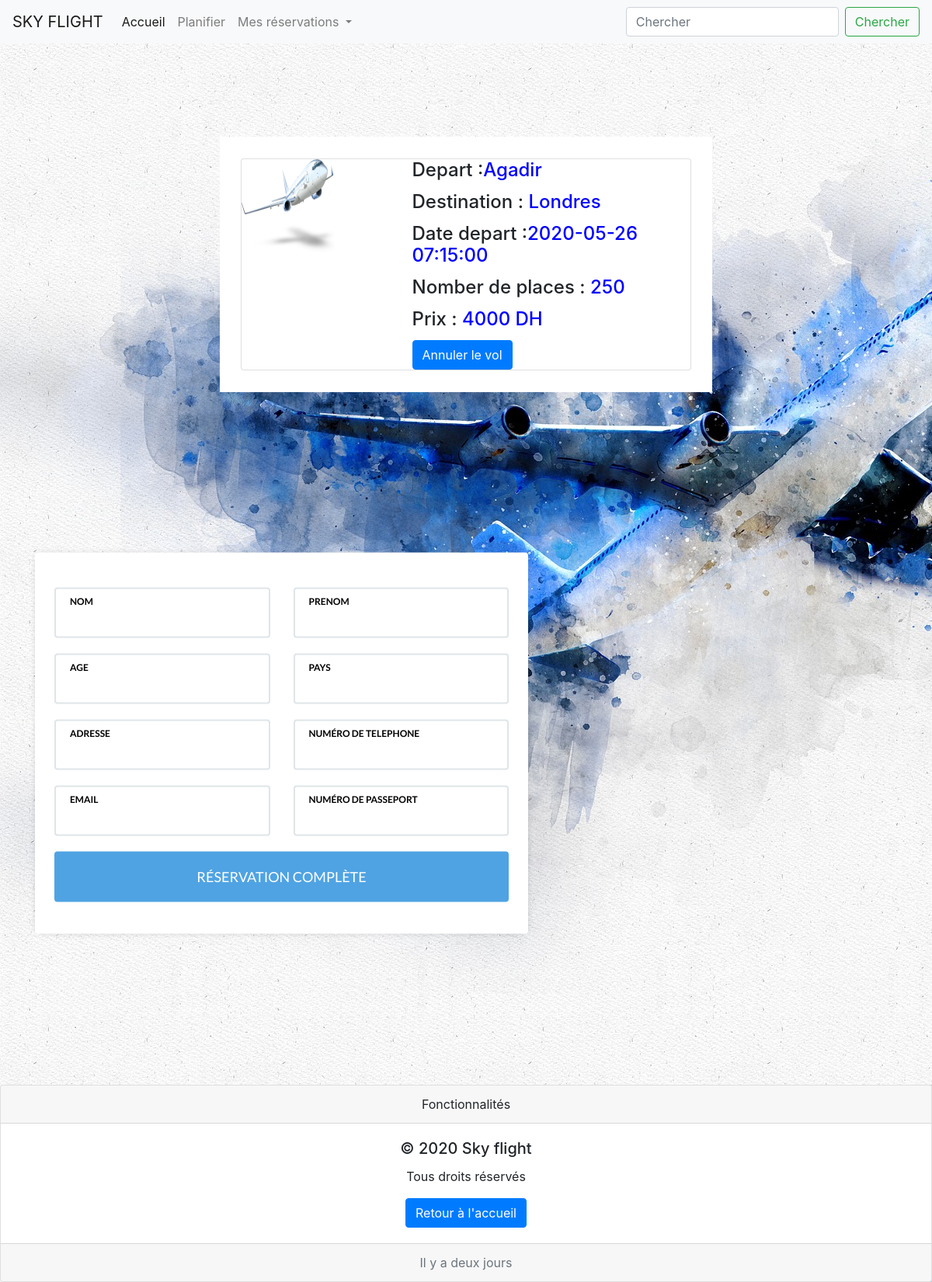
/reservation.php?id=3, run on the app's committed database.
### tables this page shows
CREATE TABLE IF NOT EXISTS `vols` (
  `id` int(11) NOT NULL AUTO_INCREMENT,
  `depart` varchar(254) DEFAULT NULL,
  `destination` varchar(254) DEFAULT NULL,
  `date_depart` timestamp NULL DEFAULT NULL,
  `num_place` int(11) DEFAULT NULL,
  `prix` int(11) DEFAULT NULL,
  PRIMARY KEY (`id`)
);

### reservation.php (the view, shortened to what this page needs)
<?php
include('dbconnection.php');
?>
<html lang="en">
<head>
	<link type="text/css" rel="stylesheet" href="css/style.css" />
	<link rel="stylesheet" href="https://stackpath.bootstrapcdn.com/bootstrap/4.4.1/css/bootstrap.min.css">
</head>
<body>
	<nav class="navbar navbar-expand-lg navbar-light bg-light">
		<a class="navbar-brand" href="#">SKY FLIGHT</a>
		<div class="collapse navbar-collapse" id="navbarSupportedContent">
			<ul class="navbar-nav mr-auto">
				<li class="nav-item active">
					<a class="nav-link" href="index.html">Accueil <span class="sr-only">(current)</span></a>
				</li>
				<li class="nav-item">
					<a class="nav-link" href="#">Planifier</a>
				</li>
				<li class="nav-item dropdown">
					<a class="nav-link dropdown-toggle" href="#" id="navbarDropdown" role="button" data-toggle="dropdown" aria-haspopup="true" aria-expanded="false">
						Mes réservations
					</a>
				</li>
			</ul>
			<form class="form-inline my-2 my-lg-0">
				<input class="form-control mr-sm-2" type="search" placeholder="Chercher" aria-label="Search">
				<button class="btn btn-outline-success my-2 my-sm-0" type="submit">Chercher</button>
			</form>
		</div>
	</nav>
	<div class="flex">
		<section class="t">
			<div class="container py-3">
				<div class="card">
					<div class="row ">
						<div class="col-md-4">
							<img class="plane" src="img/580b585b2edbce24c47b2d14.png" class="w-100">
						</div>
						<div class="col-md-8 px-3">
							<div class="card-block px-3">
								<?php
								$id = $_GET['id'];
								$query = "SELECT * FROM vols WHERE id=?";
								$stmt = $conn->prepare($query);
								$stmt->bind_param("i", $id);
								$stmt->execute();
								$result = $stmt->get_result();
								$row = $result->fetch_assoc();
								?>
								<h4 class="card-title">Depart :<span style="color:blue"><?= $row['depart']; ?></span></h4>
								<h4 class="card-title">Destination : <span style="color:blue"><?= $row['destination']; ?></span></h4>
								<h4 class="card-title">Date depart :<span style="color:blue"><?= $row['date_depart']; ?>  </span> </h4>
								<h4 class="card-title">Nomber de places : <span style="color:blue"><?= $row['num_place'];; ?></span></h4>
								<h4 class="card-title">Prix : <span style="color:blue"><?= $row['prix']; ?> DH</span> </h4>
								<a href="index.php" class="btn btn-primary">Annuler le vol</a>
							</div>
						</div>
					</div>
				</div>
			</div>
	</div>
	<div id="booking" class="section">
		<div class="section-center">
			<div class="container">
				<div class="row">
					<div class="col-md-7 col-md-offset-1">
						<div class="booking-form">
							<form action="reservation-back.php" method="POST">
								<div class="row">
									<div class="col-md-6">
										<div class="form-group">
											<span class="form-label">Nom</span>
											<input class="form-control" name="nom" type="text">
										</div>
									</div>
									<div class="col-md-6">
										<div class="form-group">
											<span class="form-label">Prenom</span>
											<input class="form-control" name="prenom" type="text">
										</div>
									</div>
								</div>
								<div class="row">
									<div class="col-md-6">
										<div class="form-group">
											<span class="form-label">Age</span>
											<input class="form-control" name="age" type="number" required>
										</div>
									</div>
									<div class="col-md-6">
										<div class="form-group">
											<span class="form-label">Pays </span>
											<input class="form-control" name="pays" type="text">
										</div>
									</div>
									<div class="col-md-6">
										<div class="form-group">
											<span class="form-label">Adresse </span>
											<input class="form-control" name="adresse" type="text">
										</div>
									</div>
									<div class="col-md-6">
										<div class="form-group">
											<span class="form-label">Numéro de telephone </span>
											<input class="form-control" name="tele" type="number">
										</div>
									</div>
									<div class="col-md-6">
										<div class="form-group">
											<span class="form-label">Email </span>
											<input class="form-control" name="email" type="email">
										</div>
									</div>
									<div class="col-md-6">
										<div class="form-group">
											<span class="form-label">Numéro de passeport </span>
											<input class="form-control" name="passeport" type="number">
										</div>
									</div>
								</div>
								<div class="form-btn">
									<button type="submit" name="add" class="submit-btn">
									Réservation complète
									</button>
								</div>
							</form>
						</div>
					</div>
				</div>
			</div>
		</div>
	</div>
	<div class="card text-center">
        <div class="card-header">
            Fonctionnalités
        </div>
        <div class="card-body">
            <h5 class="card-title">© 2020 Sky flight </h5>
            <p class="card-text">Tous droits réservés </p>
            <a href="index.php" class="btn btn-primary">Retour à l'accueil</a>
        </div>
        <div class="card-footer text-muted">
            Il y a deux jours
        </div>
    </div>
</body>
</html>

### css/style.css (style rules this page uses)
body { background-image: url('../img/01.jpg'); }
.section { position: relative; height: 110vh; }
.section .section-center { position: absolute; top: 50%; left: 0; right: 0; -webkit-transform: translateY(-50%); transform: translateY(-50%); }
#booking { font-family: 'Lato', sans-serif; background-size: cover; background-position: center; color: #191a1e; }
.booking-form { position: relative; background: #fff; max-width: 642px; width: 100%; margin: auto; padding: 45px 25px 25px; border-radius: 4px; -webkit-box-shadow: 0px 0px 10px -5px rgba(0, 0, 0, 0.4); box-shadow: 0px 0px 10px -5px rgba(0, 0, 0, 0.4); }
.booking-form .form-group { position: relative; margin-bottom: 20px; }
.booking-form .form-control { background-color: #fff; height: 65px; padding: 0px 15px; padding-top: 24px; color: #191a1e; border: 2px solid #dfe5e9; font-size: 16px; font-weight: 700; -webkit-box-shadow: none; box-shadow: none; border-radius: 4px; -webkit-transition: 0.2s all; transition: 0.2s all; }
.booking-form .form-control::placeholder { color: #dfe5e9; }
.booking-form .form-label { position: absolute; top: 6px; left: 20px; font-weight: 700; text-transform: uppercase; line-height: 24px; height: 24px; font-size: 12px; color: #000000; }
.booking-form .submit-btn { color: #fff; background-color: #4fa3e3; font-weight: 400; height: 65px; font-size: 18px; border: none; width: 100%; border-radius: 4px; text-transform: uppercase }
.flex { display: flex; justify-content: space-around; align-items: center; flex-wrap: wrap; }
.t { background: #fff; margin: 10% 2% 1% 2%; padding: 1%; }
.plane { width: 120px; height: 120px; }
.container { padding: 2rem 0rem; }
h4 { margin: 2rem 0rem 1rem; }

### data on the page
vols: depart "Agadir", destination "Londres", date_depart "2020-05-26 07:15:00", num_place "250", prix "4000"
